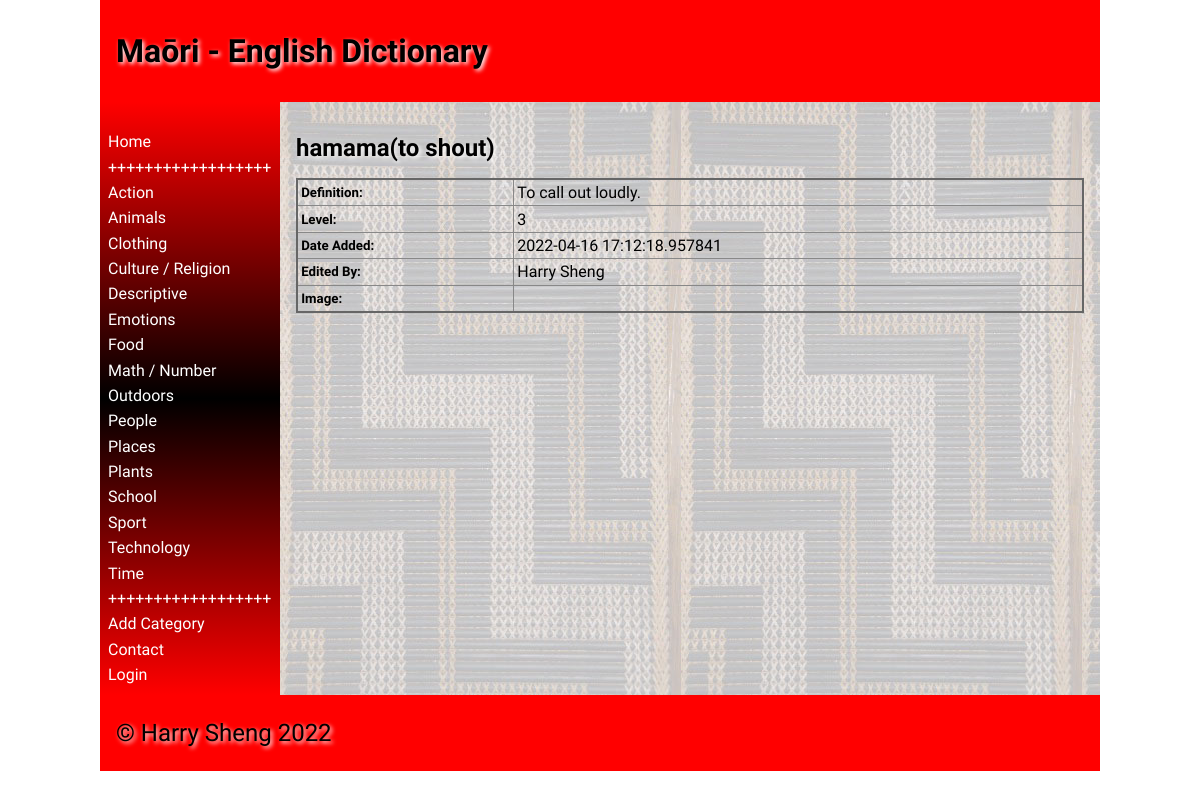
The app's page /word/1, older data.
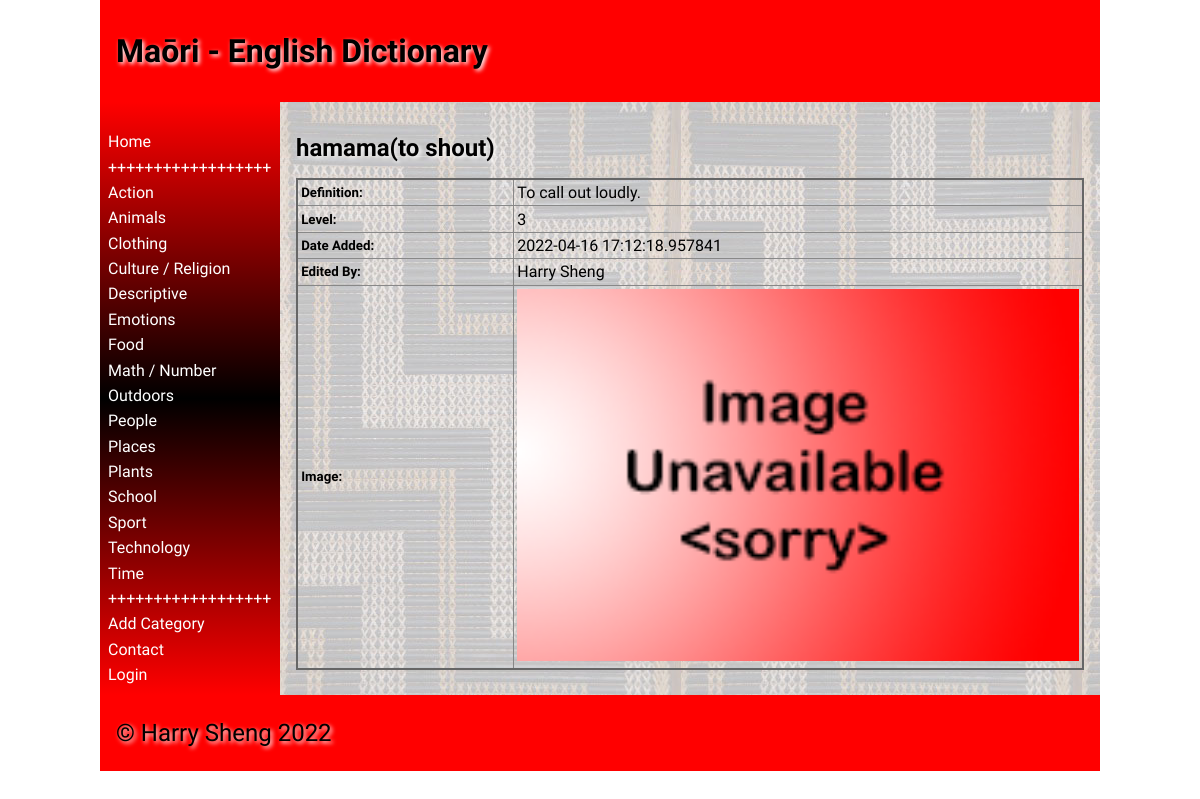
The same page, newer data.
### tables this page shows
CREATE TABLE "Words"
(
    id          integer
        constraint Words_pk
            primary key,
    maori       varchar(30),
    english     varchar(30),
    category    varchar(30),
    definition  varchar(300),
    level       integer(10),
    image       varchar(30),
    user_id     integer
        references User,
    timestamp   datatime,
    category_id integer
        constraint Words_category_id_fk
            references categories
, username varchar(30));

### app.py (the view, shortened to what this page needs)
@app.route('/word/<wordid>', methods=['POST', 'GET'])
def word(wordid):
    con = create_connection(DATABASE)
    query = "SELECT id, maori, english, definition, level, timestamp, user_id, image, username FROM Words WHERE id = ?" # get the data from database
    cur = con.cursor()
    cur.execute(query, (wordid,)) # execute query
    words = cur.fetchall() # put words into a list
    con.close()
    return render_template('word.html', logged_in=is_logged_in(), categories=category_list(), words=words,
                           logged_in_teacher=is_logged_in_teacher())

### app.py (called while the page is built)
def create_connection(db_file):
    try:
        connection = sqlite3.connect(db_file)
        connection.execute('pragma foreign_keys=ON')
        return connection
    except Error as e:
        print(e)
    return None

def is_logged_in():
    if session.get("email") is None:  # if there is no email the user are not logged in
        print("not logged in")
        return False
    else:
        print("logged in")
        return True

def is_logged_in_teacher():
    if session.get("teacher") == "Y":  # if the user is the teacher
        print("logged in as teacher")
        return True
    else:
        print("logged in as student")
        return False

def category_list():
    con = create_connection(DATABASE) # create connection to database
    query = "SELECT id, category FROM categories ORDER BY category ASC"  # select category fom
    cur = con.cursor()
    cur.execute(query) # execute the query
    category_list = cur.fetchall()
    cur.close()
    return category_list

### templates/word.html (shortened to what this page needs)
{% extends 'base.html' %}
{% block heading %}Maōri - English Dictionary{% endblock %}
{% block main %}
    {%  for word in words %}
    <h2>{{ word[1] }}({{ word[2] }}){% if logged_in_teacher %}<a href="/deleteword/{{ word[0]}}/{{ word[1] }}">- Delete Word</a>{% endif %}</h2>
    {% endfor %}
<table class="cart-table">
    {%  for word in words %}
    <thead>
    <tr>
        <td><h5>Definition:</h5></td>
        <td>{{ word[3] }}</td>
    </tr>
    <tr>
        <td><h5>Level:</h5></td>
        <td>{{ word[4] }}</td>
    </tr>
    <tr>
        <td><h5>Date Added:</h5></td>
        <td>{{ word[5] }}</td>
    </tr>
    <tr>
        <td><h5>Edited By:</h5></td>
        <td>{{ word[8] }}</td>
    </tr>
    <tr>
        <td><h5>Image:</h5></td>
        <td><img src="/static/images/{{ word[7] }}.jpg"  alt=""></td>
    </tr>
    </thead>
    {% endfor %}
</table>
{% endblock %}

Row changes from the older to the newer data that the page shows:
changed Words "hamama": image: picture added
